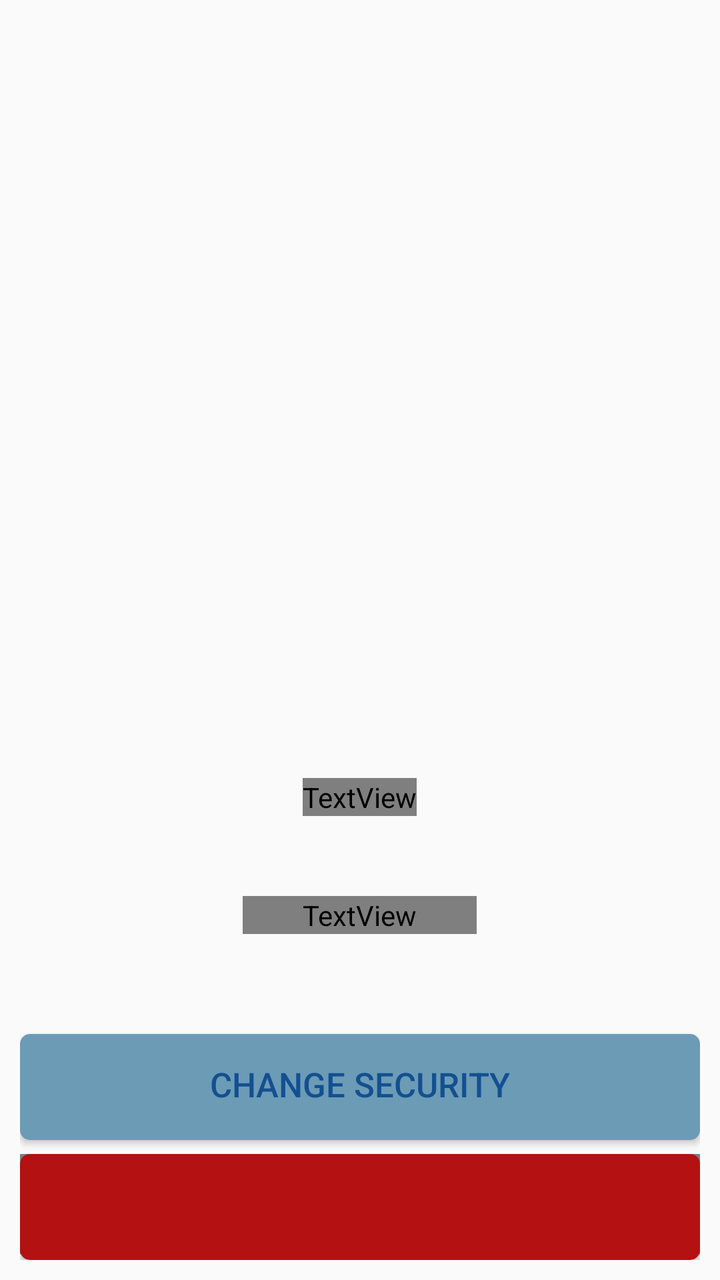
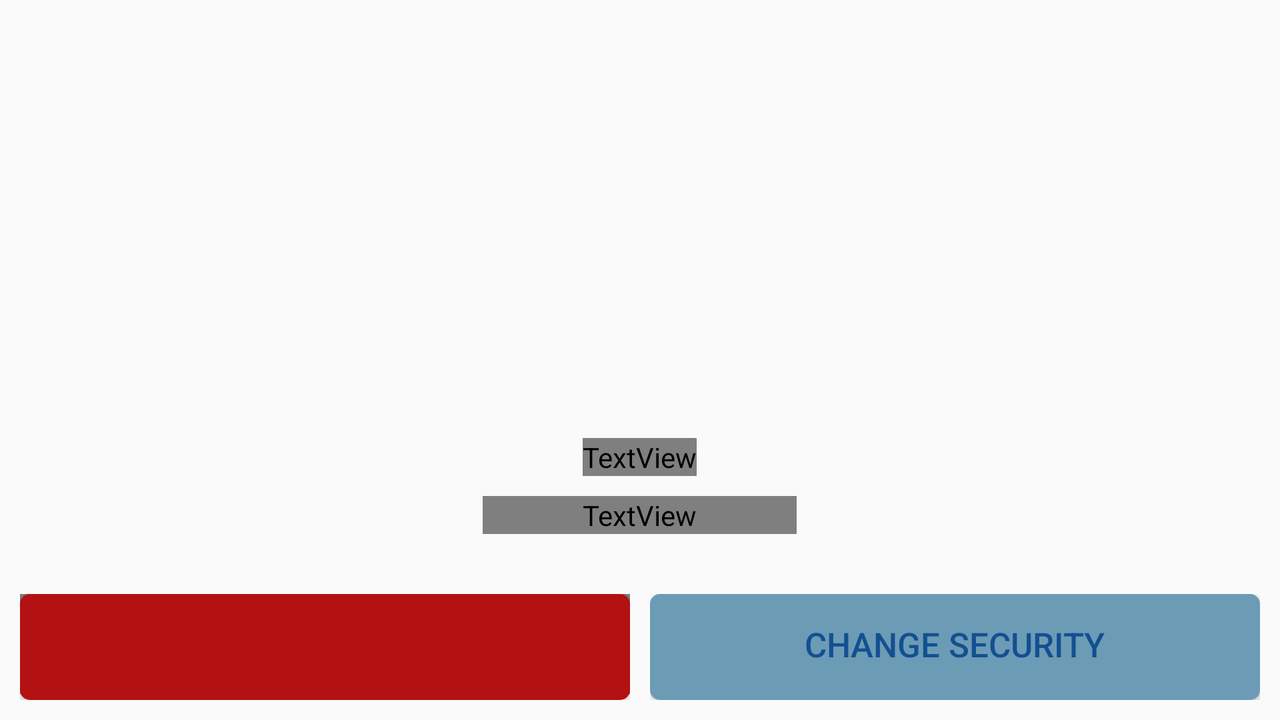

One screen, two layout resources from the same app: the default and the repository's alternative for another configuration. Each is rendered where Android would select it; the XML of both is given below.
<!-- AndroidManifest.xml: application theme AppTheme -->
<!-- res/layout/info_fragment.xml -->
<?xml version="1.0" encoding="utf-8"?>
<RelativeLayout xmlns:android="http://schemas.android.com/apk/res/android"
    android:id="@+id/rl_info_parent"
    android:layout_width="match_parent"
    android:layout_height="match_parent"
    android:animateLayoutChanges="true"
    android:padding="10dip"
    android:contentDescription="@string/info_fragment_content_description">

    <Button
        android:layout_width="350dip"
        android:layout_height="53dip"
        android:layout_alignParentBottom="true"
        android:layout_centerHorizontal="true"
        android:background="@drawable/button_round_dark_red" />

    <Button
        android:id="@+id/btn_unregister_info_activity"
        android:layout_width="350dip"
        android:layout_height="50dip"
        android:layout_alignParentBottom="true"
        android:layout_centerHorizontal="true"
        android:layout_marginBottom="3dip"
        android:background="@drawable/button_round_red"
        android:text="@string/btn_unregister_info_activity"
        android:textColor="@color/csasColorWhite"
        android:textSize="17sp" />

    <Button
        android:id="@+id/btn_change_info_background_activity"
        android:layout_width="350dip"
        android:layout_height="53dip"
        android:layout_above="@id/btn_unregister_info_activity"
        android:layout_centerHorizontal="true"
        android:layout_marginBottom="7dip"
        android:background="@drawable/button_round_blue" />

    <Button
        android:id="@+id/btn_change_info_activity"
        android:layout_width="350dip"
        android:layout_height="50dip"
        android:layout_above="@id/btn_unregister_info_activity"
        android:layout_centerHorizontal="true"
        android:layout_marginBottom="10dip"
        android:background="@drawable/button_round_white"
        android:text="@string/btn_change_security_info_activity"
        android:textColor="@color/csasColorPrimary"
        android:textSize="17sp" />

    <TextView
        android:id="@+id/tv_description_info_activity"
        android:layout_width="wrap_content"
        android:layout_height="wrap_content"
        android:layout_above="@id/btn_change_info_activity"
        android:layout_centerHorizontal="true"
        android:layout_marginBottom="50dip"
        android:gravity="center_horizontal"
        android:paddingLeft="30dip"
        android:paddingRight="30dip"
        android:textColor="@color/csasColorWhite"
        android:textSize="15sp" />

    <TextView
        android:id="@+id/tv_info_activity"
        android:layout_width="wrap_content"
        android:layout_height="wrap_content"
        android:layout_above="@id/tv_description_info_activity"
        android:layout_centerHorizontal="true"
        android:layout_marginBottom="40dip"
        android:gravity="center_horizontal"
        android:textColor="@color/csasColorWhite"
        android:textSize="20sp" />

    <RelativeLayout
        android:layout_width="match_parent"
        android:layout_height="match_parent"
        android:layout_above="@id/tv_info_activity">

        <ImageView
            android:id="@+id/iv_info_fragment"
            android:layout_width="wrap_content"
            android:layout_height="wrap_content"
            android:layout_centerHorizontal="true"
            android:layout_centerVertical="true"/>
    </RelativeLayout>
</RelativeLayout>
<!-- resources referenced by this layout -->
<resources>
  <color name="csasColorPrimary">#135091</color>
  <!-- drawable button_round_blue (drawable) -->
  <?xml version="1.0" encoding="utf-8"?>
  <selector xmlns:android="http://schemas.android.com/apk/res/android">
  
      <item>
          <shape>
              <solid
                  android:color="@color/csasColorPrimaryLight" />
              <corners
                  android:radius="5dp" />
          </shape>
      </item>
  
  </selector>
  <!-- drawable button_round_dark_red (drawable) -->
  <?xml version="1.0" encoding="utf-8"?>
  <selector xmlns:android="http://schemas.android.com/apk/res/android">
  
      <item android:state_pressed="true">
          <shape>
              <solid
                  android:color="@color/csasColorWhiteTransparent" />
              <corners
                  android:radius="5dp" />
          </shape>
      </item>
      <item>
          <shape>
              <solid
                  android:color="@color/csasColorRedDark" />
              <corners
                  android:radius="5dp" />
          </shape>
      </item>
  </selector>
  <!-- drawable button_round_red (drawable) -->
  <?xml version="1.0" encoding="utf-8"?>
  <selector xmlns:android="http://schemas.android.com/apk/res/android">
  
      <item android:state_pressed="true">
          <shape>
              <solid
                  android:color="@color/csasColorRedDark" />
              <corners
                  android:radius="5dp" />
          </shape>
      </item>
      <item>
          <shape>
              <solid
                  android:color="@color/csasColorRed" />
              <corners
                  android:radius="5dp" />
          </shape>
      </item>
  </selector>
  <!-- drawable button_round_white (drawable) -->
  <?xml version="1.0" encoding="utf-8"?>
  <selector xmlns:android="http://schemas.android.com/apk/res/android">
      <item android:state_pressed="true">
          <shape>
              <solid
                  android:color="@color/csasColorPrimaryLight" />
              <corners
                  android:radius="5dp" />
          </shape>
      </item>
      <item>
          <shape>
              <solid
                  android:color="@color/csasColorWhite" />
              <corners
                  android:radius="5dp" />
          </shape>
      </item>
  </selector>
  <string name="btn_change_security_info_activity">CHANGE SECURITY</string>
  <string name="btn_unregister_info_activity">UNREGISTER</string>
  <string name="info_fragment_content_description">This page allows to unregister or change lock type.</string>
  <style name="AppTheme" parent="Theme.AppCompat.Light.NoActionBar">
          
          <item name="colorPrimary">@color/csasColorPrimary</item>
          <item name="colorPrimaryDark">@color/csasColorPrimaryDark</item>
          <item name="colorAccent">@color/csasColorAccent</item>
      </style>
  <color name="csasColorPrimaryLight">#6C9BB6</color>
  <color name="csasColorWhiteTransparent">#D9FFFFFF</color>
  <color name="csasColorRedDark">#B31112</color>
  <color name="csasColorRed">#F01616</color>
  <color name="csasColorPrimaryDark">#004466</color>
  <color name="csasColorAccent">#FF4081</color>
</resources>
<!-- res/layout-land/info_fragment.xml (the repository's variant of the layout above) -->
<!-- drawn on the phone turned sideways -->
<?xml version="1.0" encoding="utf-8"?>
<RelativeLayout xmlns:android="http://schemas.android.com/apk/res/android"
    android:id="@+id/rl_info_parent"
    android:layout_width="match_parent"
    android:layout_height="match_parent"
    android:animateLayoutChanges="true"
    android:contentDescription="@string/info_fragment_content_description"
    android:padding="10dip">

    <LinearLayout
        android:id="@+id/ll_info_buttons"
        android:layout_width="wrap_content"
        android:layout_height="wrap_content"
        android:layout_alignParentBottom="true"
        android:layout_centerHorizontal="true"
        android:orientation="horizontal">

        <RelativeLayout
            android:layout_width="0dip"
            android:layout_height="53dip"
            android:layout_marginEnd="5dip"
            android:layout_marginRight="5dip"
            android:layout_weight="1">

            <Button
                android:layout_width="350dip"
                android:layout_height="53dip"
                android:layout_alignParentBottom="true"
                android:layout_centerHorizontal="true"
                android:background="@drawable/button_round_dark_red" />

            <Button
                android:id="@+id/btn_unregister_info_activity"
                android:layout_width="350dip"
                android:layout_height="50dip"
                android:layout_alignParentBottom="true"
                android:layout_centerHorizontal="true"
                android:layout_marginBottom="3dip"
                android:background="@drawable/button_round_red"
                android:text="@string/btn_unregister_info_activity"
                android:textColor="@color/csasColorWhite"
                android:textSize="17sp" />
        </RelativeLayout>

        <RelativeLayout
            android:layout_width="0dip"
            android:layout_height="53dip"
            android:layout_marginLeft="5dip"
            android:layout_marginStart="5dip"
            android:layout_weight="1">

            <Button
                android:id="@+id/btn_change_info_background_activity"
                android:layout_width="350dip"
                android:layout_height="53dip"
                android:layout_centerHorizontal="true"
                android:background="@drawable/button_round_blue" />

            <Button
                android:id="@+id/btn_change_info_activity"
                android:layout_width="350dip"
                android:layout_height="50dip"
                android:layout_centerHorizontal="true"
                android:layout_marginBottom="3dip"
                android:background="@drawable/button_round_white"
                android:text="@string/btn_change_security_info_activity"
                android:textColor="@color/csasColorPrimary"
                android:textSize="17sp" />

        </RelativeLayout>
    </LinearLayout>

    <TextView
        android:id="@+id/tv_description_info_activity"
        android:layout_width="wrap_content"
        android:layout_height="wrap_content"
        android:layout_above="@id/ll_info_buttons"
        android:layout_centerHorizontal="true"
        android:layout_marginBottom="30dip"
        android:gravity="center_horizontal"
        android:paddingLeft="50dip"
        android:paddingRight="50dip"
        android:textColor="@color/csasColorWhite"
        android:textSize="15sp" />

    <TextView
        android:id="@+id/tv_info_activity"
        android:layout_width="wrap_content"
        android:layout_height="wrap_content"
        android:layout_above="@id/tv_description_info_activity"
        android:layout_centerHorizontal="true"
        android:layout_marginBottom="10dip"
        android:gravity="center_horizontal"
        android:textColor="@color/csasColorWhite"
        android:textSize="20sp" />

    <RelativeLayout
        android:id="@+id/rl_info_fragment"
        android:layout_width="wrap_content"
        android:layout_height="wrap_content"
        android:layout_above="@id/tv_info_activity"
        android:layout_centerHorizontal="true"
        android:layout_marginBottom="10dip"
        android:layout_marginTop="10dip">

        <ImageView
            android:id="@+id/iv_info_fragment"
            android:layout_width="wrap_content"
            android:layout_height="match_parent"
            android:layout_centerInParent="true" />
    </RelativeLayout>
</RelativeLayout>
